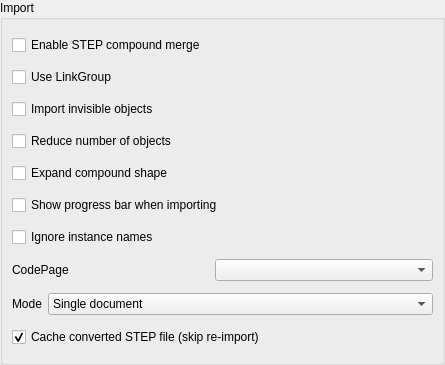
<?xml version="1.0" encoding="UTF-8"?>
<ui version="4.0">
 <class>PartGui::DlgImportStep</class>
 <widget class="QWidget" name="PartGui::DlgImportStep">
  <property name="geometry">
   <rect>
    <x>0</x>
    <y>0</y>
    <width>445</width>
    <height>365</height>
   </rect>
  </property>
  <property name="windowTitle">
   <string>STEP Import Settings</string>
  </property>
  <layout class="QGridLayout" name="gridLayout_4">
   <property name="margin">
    <number>0</number>
   </property>
   <item row="1" column="0">
    <widget class="QGroupBox" name="GroupBox2">
     <property name="title">
      <string>Import</string>
     </property>
     <layout class="QVBoxLayout" name="verticalLayout">
      <item>
       <widget class="Gui::PrefCheckBox" name="checkBoxMergeCompound">
        <property name="toolTip">
         <string>Merges all shapes into a single compound during import, resolving part instances and applying transforms. Increases import time but does not affect geometry accuracy or rendering quality.</string>
        </property>
        <property name="text">
         <string>Enable STEP compound merge</string>
        </property>
        <property name="prefEntry" stdset="0">
         <cstring>ReadShapeCompoundMode</cstring>
        </property>
        <property name="prefPath" stdset="0">
         <cstring>Mod/Import/hSTEP</cstring>
        </property>
       </widget>
      </item>
      <item>
       <widget class="Gui::PrefCheckBox" name="checkBoxUseLinkGroup">
        <property name="toolTip">
         <string>Select this to use App::LinkGroup as group container, or else use App::Part</string>
        </property>
        <property name="text">
         <string>Use LinkGroup</string>
        </property>
        <property name="prefEntry" stdset="0">
         <cstring>UseLinkGroup</cstring>
        </property>
        <property name="prefPath" stdset="0">
         <cstring>Mod/Import</cstring>
        </property>
       </widget>
      </item>
      <item>
       <widget class="Gui::PrefCheckBox" name="checkBoxImportHiddenObj">
        <property name="toolTip">
         <string>Select this to import invisible objects</string>
        </property>
        <property name="text">
         <string>Import invisible objects</string>
        </property>
        <property name="prefEntry" stdset="0">
         <cstring>ImportHiddenObject</cstring>
        </property>
        <property name="prefPath" stdset="0">
         <cstring>Mod/Import</cstring>
        </property>
       </widget>
      </item>
      <item>
       <widget class="Gui::PrefCheckBox" name="checkBoxReduceObjects">
        <property name="toolTip">
         <string>Reduce number of objects using Link array</string>
        </property>
        <property name="text">
         <string>Reduce number of objects</string>
        </property>
        <property name="prefEntry" stdset="0">
         <cstring>ReduceObjects</cstring>
        </property>
        <property name="prefPath" stdset="0">
         <cstring>Mod/Import</cstring>
        </property>
       </widget>
      </item>
      <item>
       <widget class="Gui::PrefCheckBox" name="checkBoxExpandCompound">
        <property name="toolTip">
         <string>Expand compound shape with multiple solids</string>
        </property>
        <property name="text">
         <string>Expand compound shape</string>
        </property>
        <property name="prefEntry" stdset="0">
         <cstring>ExpandCompound</cstring>
        </property>
        <property name="prefPath" stdset="0">
         <cstring>Mod/Import</cstring>
        </property>
       </widget>
      </item>
      <item>
       <widget class="Gui::PrefCheckBox" name="checkBoxShowProgress">
        <property name="toolTip">
         <string>Show progress bar when importing</string>
        </property>
        <property name="text">
         <string>Show progress bar when importing</string>
        </property>
        <property name="prefEntry" stdset="0">
         <cstring>ShowProgress</cstring>
        </property>
        <property name="prefPath" stdset="0">
         <cstring>Mod/Import</cstring>
        </property>
       </widget>
      </item>
      <item>
       <widget class="Gui::PrefCheckBox" name="checkBoxUseBaseName">
        <property name="toolTip">
         <string>Do not use instance names. Useful for some legacy STEP files with non-meaningful auto-generated instance names.</string>
        </property>
        <property name="text">
         <string>Ignore instance names</string>
        </property>
        <property name="prefEntry" stdset="0">
         <cstring>UseBaseName</cstring>
        </property>
        <property name="prefPath" stdset="0">
         <cstring>Mod/Import</cstring>
        </property>
       </widget>
      </item>
      <item>
       <layout class="QHBoxLayout" name="horizontalLayout_2">
        <item>
         <widget class="QLabel" name="label_6">
          <property name="enabled">
           <bool>true</bool>
          </property>
          <property name="minimumSize">
           <size>
            <width>197</width>
            <height>0</height>
           </size>
          </property>
          <property name="text">
           <string>CodePage</string>
          </property>
         </widget>
        </item>
        <item>
         <widget class="Gui::PrefComboBox" name="comboBoxImportCodePage">
          <property name="sizePolicy">
           <sizepolicy hsizetype="Expanding" vsizetype="Fixed">
            <horstretch>0</horstretch>
            <verstretch>0</verstretch>
           </sizepolicy>
          </property>
          <property name="prefEntry" stdset="0">
           <cstring>ImportCodePage</cstring>
          </property>
          <property name="prefPath" stdset="0">
           <cstring>Mod/Import</cstring>
          </property>
         </widget>
        </item>
       </layout>
      </item>
      <item>
       <layout class="QHBoxLayout" name="horizontalLayout">
        <item>
         <widget class="QLabel" name="label_5">
          <property name="text">
           <string>Mode</string>
          </property>
         </widget>
        </item>
        <item>
         <widget class="Gui::PrefComboBox" name="comboBoxImportMode">
          <property name="sizePolicy">
           <sizepolicy hsizetype="Expanding" vsizetype="Fixed">
            <horstretch>0</horstretch>
            <verstretch>0</verstretch>
           </sizepolicy>
          </property>
          <property name="prefEntry" stdset="0">
           <cstring>ImportMode</cstring>
          </property>
          <property name="prefPath" stdset="0">
           <cstring>Mod/Import</cstring>
          </property>
          <item>
           <property name="text">
            <string>Single document</string>
           </property>
          </item>
          <item>
           <property name="text">
            <string>Assembly per document</string>
           </property>
          </item>
          <item>
           <property name="text">
            <string>Assembly per document in sub-directory</string>
           </property>
          </item>
          <item>
           <property name="text">
            <string>Object per document</string>
           </property>
          </item>
          <item>
           <property name="text">
            <string>Object per document in sub-directory</string>
           </property>
          </item>
          </widget>
         </item>
        </layout>
       </item>
       <item>
        <widget class="Gui::PrefCheckBox" name="checkBoxUseStepImportCache">
         <property name="toolTip">
          <string>Convert the STEP file once and store the result in the FreeCAD cache. Re-importing the same, unchanged file then loads the cached model instead of re-converting the STEP data, which is much faster for large assemblies.</string>
         </property>
         <property name="text">
          <string>Cache converted STEP file (skip re-import)</string>
         </property>
         <property name="checked">
          <bool>true</bool>
         </property>
         <property name="prefEntry" stdset="0">
          <cstring>UseStepImportCache</cstring>
         </property>
         <property name="prefPath" stdset="0">
          <cstring>Mod/Import</cstring>
         </property>
        </widget>
       </item>
      </layout>
     </widget>
    </item>
   </layout>
  </widget>
  <customwidgets>
  <customwidget>
   <class>Gui::PrefCheckBox</class>
   <extends>QCheckBox</extends>
   <header>Gui/PrefWidgets.h</header>
  </customwidget>
  <customwidget>
   <class>Gui::PrefComboBox</class>
   <extends>QComboBox</extends>
   <header>Gui/PrefWidgets.h</header>
  </customwidget>
 </customwidgets>
 <tabstops>
  <tabstop>checkBoxMergeCompound</tabstop>
  <tabstop>checkBoxUseLinkGroup</tabstop>
  <tabstop>checkBoxImportHiddenObj</tabstop>
  <tabstop>checkBoxReduceObjects</tabstop>
  <tabstop>checkBoxExpandCompound</tabstop>
   <tabstop>checkBoxUseBaseName</tabstop>
   <tabstop>comboBoxImportMode</tabstop>
   <tabstop>checkBoxUseStepImportCache</tabstop>
 </tabstops>
 <resources/>
 <connections/>
</ui>
